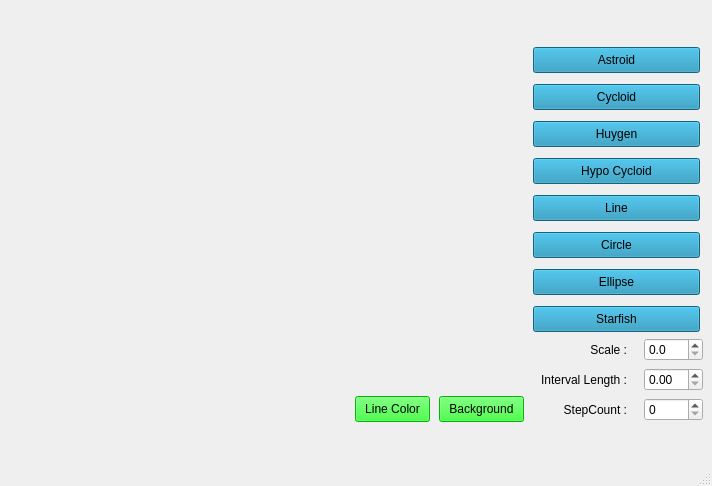
<?xml version="1.0" encoding="UTF-8"?>
<ui version="4.0">
 <class>MainWindow</class>
 <widget class="QMainWindow" name="MainWindow">
  <property name="geometry">
   <rect>
    <x>0</x>
    <y>0</y>
    <width>712</width>
    <height>486</height>
   </rect>
  </property>
  <property name="windowTitle">
   <string>MainWindow</string>
  </property>
  <widget class="QWidget" name="centralwidget">
   <layout class="QGridLayout" name="gridLayout">
    <item row="0" column="0">
     <layout class="QVBoxLayout" name="verticalLayout_2">
      <item>
       <widget class="RenderArea" name="renderArea" native="true"/>
      </item>
      <item>
       <layout class="QHBoxLayout" name="horizontalLayout_4">
        <item>
         <spacer name="horizontalSpacer_2">
          <property name="orientation">
           <enum>Qt::Horizontal</enum>
          </property>
          <property name="sizeHint" stdset="0">
           <size>
            <width>40</width>
            <height>20</height>
           </size>
          </property>
         </spacer>
        </item>
        <item>
         <widget class="QPushButton" name="btnLineColor">
          <property name="styleSheet">
           <string notr="true">float: right;
color: black;
font-size: 1.2 em;
margin-top: 5px;
margin-right: 3%;
border-raius: 5px;
padding: 5px 9px;
font-family: 'Roboto Slab', serif;
background-color: rgba(10, 251, 10, 1);</string>
          </property>
          <property name="text">
           <string>Line Color</string>
          </property>
         </widget>
        </item>
        <item>
         <widget class="QPushButton" name="btnBackground">
          <property name="styleSheet">
           <string notr="true">float: right;
color: black;
font-size: 1.2 em;
margin-top: 5px;
margin-right: 3%;
border-raius: 5px;
padding: 5px 9px;
font-family: 'Roboto Slab', serif;
background-color: rgba(10, 251, 10, 1);</string>
          </property>
          <property name="text">
           <string>Background</string>
          </property>
         </widget>
        </item>
       </layout>
      </item>
     </layout>
    </item>
    <item row="0" column="1">
     <layout class="QVBoxLayout" name="verticalLayout">
      <item>
       <widget class="QPushButton" name="btnAstroid">
        <property name="styleSheet">
         <string notr="true">float: right;
color: black;
font-size: 1.2 em;
margin-top: 5px;
margin-right: 3%;
border-raius: 5px;
padding: 5px 9px;
font-family: 'Roboto Slab', serif;
background-color: rgba(25, 141, 180, 1);</string>
        </property>
        <property name="text">
         <string>Astroid</string>
        </property>
       </widget>
      </item>
      <item>
       <widget class="QPushButton" name="btnCycloid">
        <property name="styleSheet">
         <string notr="true">float: right;
color: black;
font-size: 1.2 em;
margin-top: 5px;
margin-right: 3%;
border-raius: 5px;
padding: 5px 9px;
font-family: 'Roboto Slab', serif;
background-color: rgba(25, 141, 180, 1);</string>
        </property>
        <property name="text">
         <string>Cycloid</string>
        </property>
       </widget>
      </item>
      <item>
       <widget class="QPushButton" name="btnHuygens">
        <property name="styleSheet">
         <string notr="true">float: right;
color: black;
font-size: 1.2 em;
margin-top: 5px;
margin-right: 3%;
border-raius: 5px;
padding: 5px 9px;
font-family: 'Roboto Slab', serif;
background-color: rgba(25, 141, 180, 1);</string>
        </property>
        <property name="text">
         <string>Huygen</string>
        </property>
       </widget>
      </item>
      <item>
       <widget class="QPushButton" name="btnHypo">
        <property name="styleSheet">
         <string notr="true">float: right;
color: black;
font-size: 1.2 em;
margin-top: 5px;
margin-right: 3%;
border-raius: 5px;
padding: 5px 9px;
font-family: 'Roboto Slab', serif;
background-color: rgba(25, 141, 180, 1);</string>
        </property>
        <property name="text">
         <string>Hypo Cycloid</string>
        </property>
       </widget>
      </item>
      <item>
       <widget class="QPushButton" name="btnLine">
        <property name="styleSheet">
         <string notr="true">float: right;
color: black;
font-size: 1.2 em;
margin-top: 5px;
margin-right: 3%;
border-raius: 5px;
padding: 5px 9px;
font-family: 'Roboto Slab', serif;
background-color: rgba(25, 141, 180, 1);</string>
        </property>
        <property name="text">
         <string>Line</string>
        </property>
       </widget>
      </item>
      <item>
       <widget class="QPushButton" name="btnCircle">
        <property name="styleSheet">
         <string notr="true">float: right;
color: black;
font-size: 1.2 em;
margin-top: 5px;
margin-right: 3%;
border-raius: 5px;
padding: 5px 9px;
font-family: 'Roboto Slab', serif;
background-color: rgba(25, 141, 180, 1);</string>
        </property>
        <property name="text">
         <string>Circle</string>
        </property>
       </widget>
      </item>
      <item>
       <widget class="QPushButton" name="btnEllipse">
        <property name="styleSheet">
         <string notr="true">float: right;
color: black;
font-size: 1.2 em;
margin-top: 5px;
margin-right: 3%;
border-raius: 5px;
padding: 5px 9px;
font-family: 'Roboto Slab', serif;
background-color: rgba(25, 141, 180, 1);</string>
        </property>
        <property name="text">
         <string>Ellipse</string>
        </property>
       </widget>
      </item>
      <item>
       <widget class="QPushButton" name="btnStarfish">
        <property name="styleSheet">
         <string notr="true">float: right;
color: black;
font-size: 1.2 em;
margin-top: 5px;
margin-right: 3%;
border-raius: 5px;
padding: 5px 9px;
font-family: 'Roboto Slab', serif;
background-color: rgba(25, 141, 180, 1);</string>
        </property>
        <property name="text">
         <string>Starfish</string>
        </property>
       </widget>
      </item>
      <item>
       <layout class="QHBoxLayout" name="horizontalLayout">
        <item>
         <widget class="QLabel" name="label">
          <property name="styleSheet">
           <string notr="true">color: black;
font-size: 1.2 em;
margin-right: 3%;
border-raius: 5px;
padding: 5px 5px;
font-family: 'Roboto Slab', serif;
</string>
          </property>
          <property name="text">
           <string>Scale :</string>
          </property>
          <property name="alignment">
           <set>Qt::AlignRight|Qt::AlignTrailing|Qt::AlignVCenter</set>
          </property>
         </widget>
        </item>
        <item>
         <widget class="QDoubleSpinBox" name="spinScale">
          <property name="maximumSize">
           <size>
            <width>59</width>
            <height>16777215</height>
           </size>
          </property>
          <property name="decimals">
           <number>1</number>
          </property>
          <property name="singleStep">
           <double>0.100000000000000</double>
          </property>
         </widget>
        </item>
       </layout>
      </item>
      <item>
       <layout class="QHBoxLayout" name="horizontalLayout_2">
        <item>
         <widget class="QLabel" name="label_2">
          <property name="styleSheet">
           <string notr="true">color: black;
font-size: 1.2 em;
margin-right: 3%;
border-raius: 5px;
padding: 5px 5px;
font-family: 'Roboto Slab', serif;
</string>
          </property>
          <property name="text">
           <string>Interval Length :</string>
          </property>
          <property name="alignment">
           <set>Qt::AlignRight|Qt::AlignTrailing|Qt::AlignVCenter</set>
          </property>
         </widget>
        </item>
        <item>
         <widget class="QDoubleSpinBox" name="spinInterval">
          <property name="maximumSize">
           <size>
            <width>59</width>
            <height>16777215</height>
           </size>
          </property>
          <property name="maximum">
           <double>100.000000000000000</double>
          </property>
          <property name="singleStep">
           <double>0.100000000000000</double>
          </property>
         </widget>
        </item>
       </layout>
      </item>
      <item>
       <layout class="QHBoxLayout" name="horizontalLayout_3">
        <item>
         <widget class="QLabel" name="label_3">
          <property name="styleSheet">
           <string notr="true">color: black;
font-size: 1.2 em;
margin-right: 3%;
border-raius: 5px;
padding: 5px 5px;
font-family: 'Roboto Slab', serif;
</string>
          </property>
          <property name="text">
           <string>StepCount :</string>
          </property>
          <property name="alignment">
           <set>Qt::AlignRight|Qt::AlignTrailing|Qt::AlignVCenter</set>
          </property>
         </widget>
        </item>
        <item>
         <widget class="QSpinBox" name="spinCount">
          <property name="maximumSize">
           <size>
            <width>59</width>
            <height>16777215</height>
           </size>
          </property>
          <property name="maximum">
           <number>512</number>
          </property>
          <property name="singleStep">
           <number>1</number>
          </property>
         </widget>
        </item>
       </layout>
      </item>
     </layout>
    </item>
   </layout>
  </widget>
  <widget class="QStatusBar" name="statusbar"/>
 </widget>
 <customwidgets>
  <customwidget>
   <class>RenderArea</class>
   <extends>QWidget</extends>
   <header>renderarea.h</header>
   <container>1</container>
  </customwidget>
 </customwidgets>
 <resources/>
 <connections/>
</ui>
